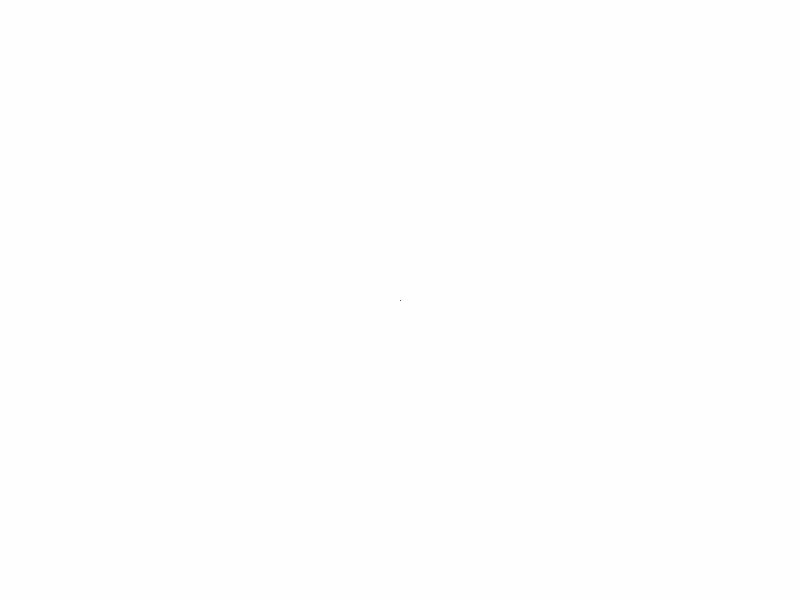
Frame 1 (no input)
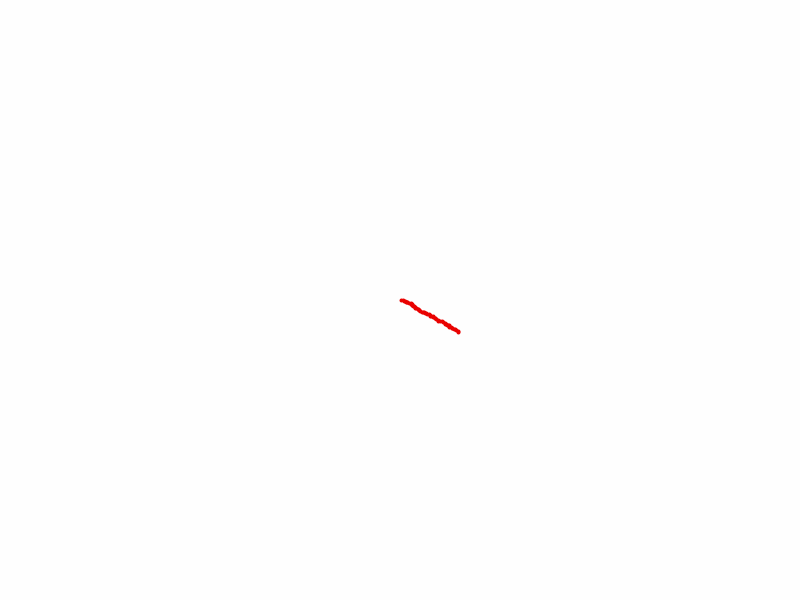
Frame 60 (the mouse pressed at the canvas centre just before this capture)
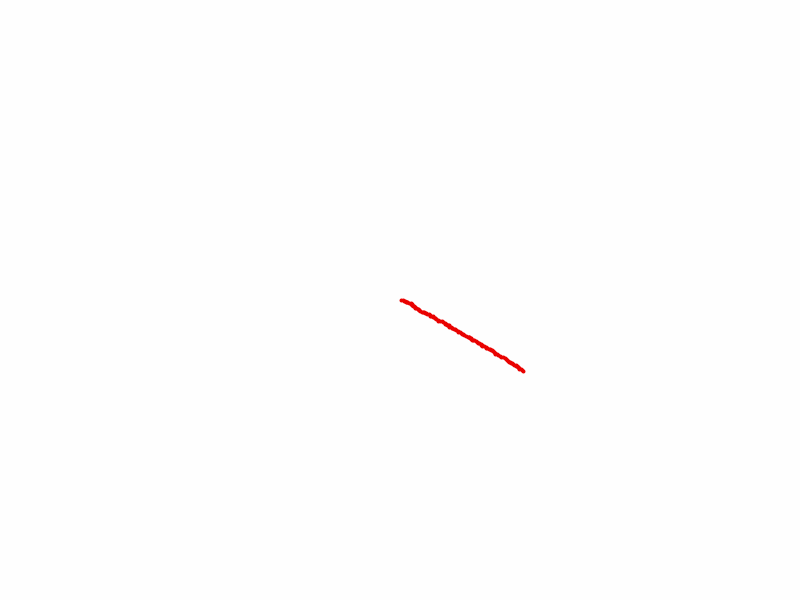
Frame 120 (the mouse held since frame 60 and released just before this capture)

The Processing sketch that drew these frames (run headless with seeded random() and noise(); from frame 60 on, the mouse is pressed at the canvas centre):

// Processing sketch: processing_173804
// ── processing_173804.pde

float x,y;

void setup()
{
  size(800,600);
  background(254);
  x=width/2;
  y=height/2;
  
  }
  
  void draw()
  {
    point(x,y);
    strokeWeight(4);
    stroke(233,2,1);
    x=x + random(0.1,2);
    y=y + random(0.2,1);
    if((x>width)||(y>height))// se le coordinate escono dal canvas
    {
      stroke(random(132),random(254),random(200));
      x=random(7,width);
      y=random(1,height);
      
    } 
      
      
    
  }
